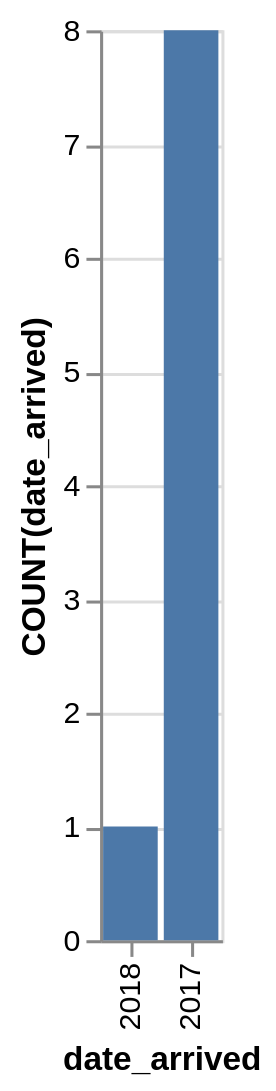

Here is the Vega-Lite specification saved for this chart:
### Vega-Lite specification from a JSON file in a GitHub repository (floating-point values rounded to 4 significant figures)
{"data": {"values": [{"x_data": "2018", "y_data": 1}, {"x_data": "2017", "y_data": 8}]}, "mark": "bar", "encoding": {"x": {"field": "x_data", "type": "nominal", "title": "date_arrived", "sort": {"op": "sum", "field": "y_data", "order": "ascending"}}, "y": {"field": "y_data", "type": "quantitative", "title": "COUNT(date_arrived)"}}}
